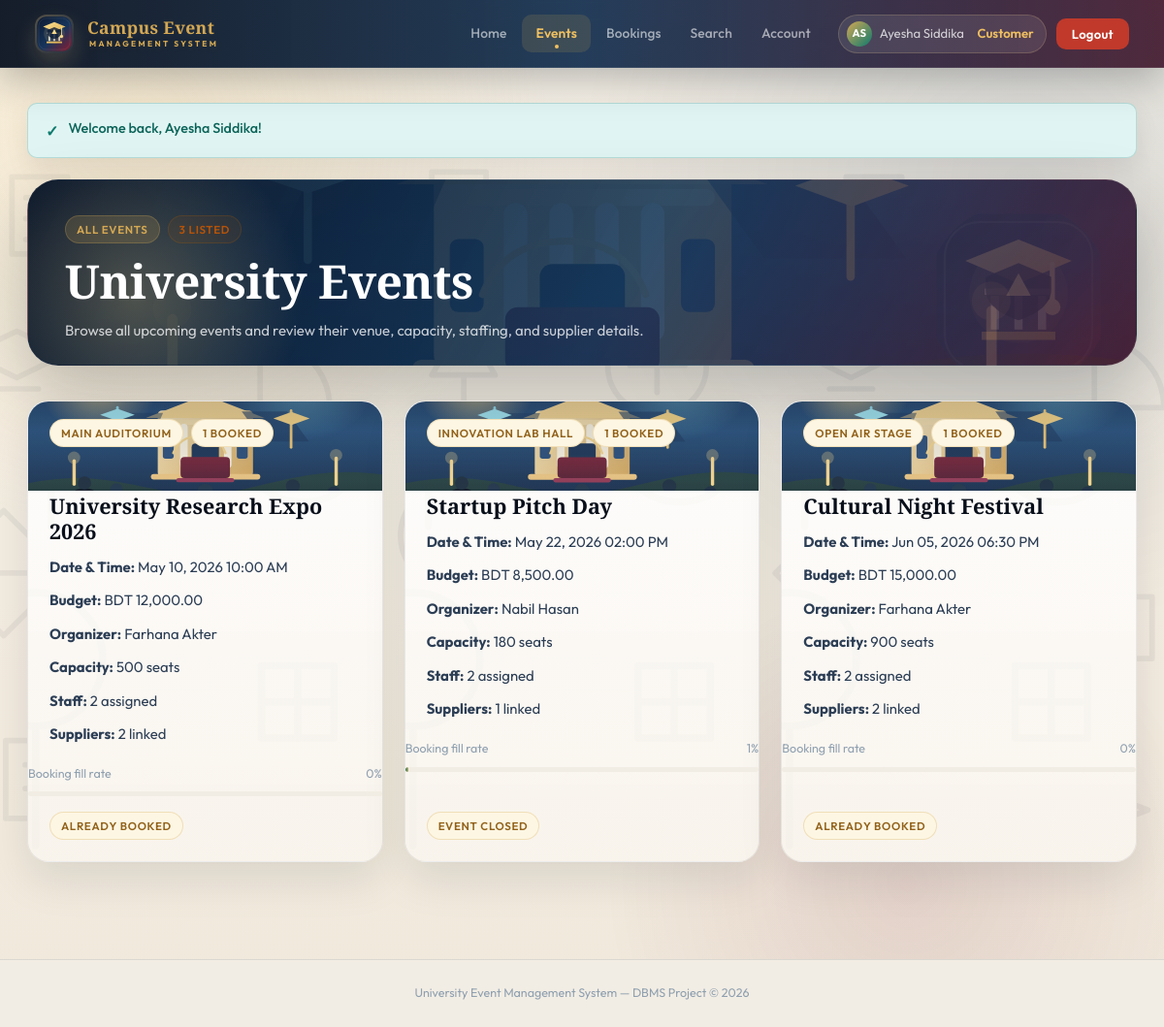
The page /view_events.php (signed in) on the database its author committed.
### tables this page shows
CREATE TABLE events (
    event_id INT AUTO_INCREMENT PRIMARY KEY,
    customer_id INT NOT NULL,
    venue_id INT NOT NULL,
    event_name VARCHAR(150) NOT NULL,
    event_time DATETIME NOT NULL,
    budget DECIMAL(12, 2) NOT NULL,
    CONSTRAINT fk_events_customer
        FOREIGN KEY (customer_id) REFERENCES customers(customer_id) ON DELETE CASCADE,
    CONSTRAINT fk_events_venue
        FOREIGN KEY (venue_id) REFERENCES venues(venue_id) ON DELETE RESTRICT
);

CREATE TABLE venues (
    venue_id INT AUTO_INCREMENT PRIMARY KEY,
    venue_name VARCHAR(120) NOT NULL,
    address VARCHAR(255) NOT NULL,
    capacity INT NOT NULL
);

CREATE TABLE customers (
    customer_id INT AUTO_INCREMENT PRIMARY KEY,
    name VARCHAR(100) NOT NULL,
    phone VARCHAR(20) NOT NULL,
    email VARCHAR(120) NOT NULL UNIQUE,
    password VARCHAR(255) NOT NULL CHECK (CHAR_LENGTH(password) >= 6),
    role ENUM('customer', 'organizer') NOT NULL DEFAULT 'customer'
);

### config.php (called while the page is built, shortened)
<?php
function app_full_name()
{
    return 'University Event Management System';
}
function h($value)
{
    return htmlspecialchars((string) $value, ENT_QUOTES, 'UTF-8');
}
function is_future_datetime($value)
{
    $timestamp = strtotime((string) $value);
    return $timestamp !== false && $timestamp > time();
}
function is_logged_in()
{
    return isset($_SESSION['customer_id']);
}
function current_customer_id()
{
    return isset($_SESSION['customer_id']) ? (int) $_SESSION['customer_id'] : 0;
}
function current_role()
{
    return $_SESSION['role'] ?? '';
}
function pull_flash_message()
{
    $flash = $_SESSION['flash_message'];
    return $flash;
}
function format_datetime($value)
{
    $timestamp = strtotime((string) $value);
    return date('M d, Y h:i A', $timestamp);
}
function format_currency($value)
{
    return 'BDT ' . number_format((float) $value, 2);
}

### view_events.php (the view, shortened to what this page needs)
<?php
require_once __DIR__ . '/partials.php';
$events = $conn->query('
    SELECT
        e.event_id,
        e.customer_id,
        e.event_name,
        e.event_time,
        e.budget,
        c.name AS organizer_name,
        v.venue_name,
        v.capacity,
        COUNT(DISTINCT b.booking_id)  AS booking_total,
        COUNT(DISTINCT es.staff_id)   AS staff_total,
        COUNT(DISTINCT ep.supplier_id) AS supplier_total
    FROM events e
    INNER JOIN customers c ON e.customer_id = c.customer_id
    INNER JOIN venues    v ON e.venue_id    = v.venue_id
    LEFT  JOIN bookings      b  ON e.event_id = b.event_id
    LEFT  JOIN event_staff   es ON e.event_id = es.event_id
    LEFT  JOIN event_suppliers ep ON e.event_id = ep.event_id
    GROUP BY
        e.event_id,
        e.customer_id,
        e.event_name,
        e.event_time,
        e.budget,
        c.name,
        v.venue_name,
        v.capacity
    ORDER BY e.event_time ASC
');
$bookedEventIds = [];
if (current_role() === 'customer') {
    $bookedStmt = $conn->prepare('SELECT event_id FROM bookings WHERE customer_id = ?');
    $cid = current_customer_id();
    $bookedStmt->bind_param('i', $cid);
    $bookedStmt->execute();
    $bookedResult = $bookedStmt->get_result();
    while ($row = $bookedResult->fetch_assoc()) {
        $bookedEventIds[] = (int) $row['event_id'];
    }
}
render_header('Events', 'view_events.php');
?>
<section class="hero">
    <div class="pill-row">
        <span class="badge">All Events</span>
        <span class="badge warning"><?php echo $events->num_rows; ?> Listed</span>
    </div>
    <h1>University Events</h1>
    <p>Browse all upcoming events and review their venue, capacity, staffing, and supplier details.</p>
</section>
<?php if ($events->num_rows > 0): ?>
<div class="event-grid">
    <?php while ($event = $events->fetch_assoc()):
        $pct = $event['capacity'] > 0
            ? min(100, round(($event['booking_total'] / $event['capacity']) * 100))
            : 0;
        $isPast = !is_future_datetime($event['event_time']);
        $isFull = (int) $event['booking_total'] >= (int) $event['capacity'];
    ?>
    <article class="event-card">
        <div class="pill-row">
            <span class="badge"><?php echo h($event['venue_name']); ?></span>
            <span class="badge success"><?php echo h((string)$event['booking_total']); ?> booked</span>
        </div>
        <h3><?php echo h($event['event_name']); ?></h3>
        <div class="meta">
            <div><strong>Date &amp; Time:</strong> <?php echo h(format_datetime($event['event_time'])); ?></div>
            <div><strong>Budget:</strong> <?php echo h(format_currency($event['budget'])); ?></div>
            <div><strong>Organizer:</strong> <?php echo h($event['organizer_name']); ?></div>
            <div><strong>Capacity:</strong> <?php echo h((string)$event['capacity']); ?> seats</div>
            <div><strong>Staff:</strong> <?php echo h((string)$event['staff_total']); ?> assigned</div>
            <div><strong>Suppliers:</strong> <?php echo h((string)$event['supplier_total']); ?> linked</div>
        </div>
        <div style="margin-bottom:16px;">
            <div style="display:flex;justify-content:space-between;font-size:0.78rem;color:var(--text-soft);margin-bottom:4px;">
                <span>Booking fill rate</span>
                <span><?php echo $pct; ?>%</span>
            </div>
            <div class="capacity-bar-track">
                <div class="capacity-bar-fill" style="width:<?php echo $pct; ?>%"></div>
            </div>
        </div>
        <div class="action-row">
            <?php if (current_role() === 'customer'): ?>
                <?php if (in_array((int)$event['event_id'], $bookedEventIds, true)): ?>
                    <span class="badge success">Already Booked</span>
                <?php elseif ($isPast): ?>
                    <span class="badge danger">Event Closed</span>
                <?php elseif ($isFull): ?>
                    <span class="badge warning">Event Full</span>
                <?php endif; ?>
            <?php endif; ?>
        </div>
    </article>
    <?php endwhile; ?>
</div>
<?php endif; ?>
<?php render_footer(); ?>

### partials.php (shortened to what this page needs)
<?php
require_once __DIR__ . '/config.php';
function nav_link_html($href, $label, $active)
{
    $activeClass = $active === $href ? 'active' : '';
    return '<a class="' . $activeClass . '" href="' . h($href) . '">' . h($label) . '</a>';
}
function render_header($title, $active = '')
{
    $flash    = pull_flash_message();
    $loggedIn = is_logged_in();
    $dashboardLink = $loggedIn ? 'index.php' : 'login.php';
    $pageName = $active !== '' ? pathinfo($active, PATHINFO_FILENAME) : 'generic';
    $bodyClass = 'app-page page-' . preg_replace('/[^a-z0-9]+/i', '-', strtolower($pageName));
    $initials = '';
    if ($loggedIn && isset($_SESSION['customer_name'])) {
        $parts = explode(' ', trim($_SESSION['customer_name']));
        $initials = strtoupper(substr($parts[0], 0, 1));
        if (isset($parts[1])) $initials .= strtoupper(substr($parts[1], 0, 1));
    }
    echo '<!DOCTYPE html>';
    echo '<html lang="en">';
    echo '<head>';
    echo '    <link rel="stylesheet" href="assets/style.css">';
    echo '</head>';
    echo '<body class="' . h($bodyClass) . '">';
    echo '    <header class="navbar">';
    echo '        <a class="brand" href="' . h($dashboardLink) . '">';
    echo '            <div class="brand-icon" aria-hidden="true"></div>';
    echo '            <span class="brand-lockup">';
    echo '                <span class="brand-title">Campus Event</span>';
    echo '                <span class="brand-subtitle">Management System</span>';
    echo '            </span>';
    echo '        </a>';
    echo '        <div class="nav-group">';
    if ($loggedIn) {
        echo '            <nav class="nav-links">';
        echo nav_link_html('index.php', 'Home', $active);
        echo nav_link_html('view_events.php', 'Events', $active);
        echo nav_link_html('bookings.php', 'Bookings', $active);
        echo nav_link_html('search.php', 'Search', $active);
        echo nav_link_html('account.php', 'Account', $active);
        echo '            </nav>';
        echo '            <div class="user-meta">';
        echo '                <div class="user-pill">';
        echo '                    <div class="user-avatar">' . h($initials) . '</div>';
        echo '                    ' . h($_SESSION['customer_name']) . ' &nbsp;<strong>' . h(ucfirst(current_role())) . '</strong>';
        echo '                </div>';
        echo '                <form method="POST" action="logout.php" class="inline-form">';
        echo '                    <button type="submit" class="btn btn-danger" style="padding:8px 16px;font-size:0.82rem;">Logout</button>';
        echo '                </form>';
        echo '            </div>';
    } else {
        echo '            <nav class="nav-links">';
        echo nav_link_html('login.php', 'Login', $active);
        echo '            </nav>';
    }
    echo '        </div>';
    echo '    </header>';
    echo '    <main class="page-shell">';
    if ($flash !== null) {
        echo '        <div class="flash flash-' . h($flash['type']) . '">' . h($flash['message']) . '</div>';
    }
}
function render_footer()
{
    echo '    </main>';
    echo '    <footer style="position:relative;z-index:1;text-align:center;padding:24px;font-size:0.78rem;color:var(--text-soft);border-top:1px solid var(--border);background:var(--parchment-2);">';
    echo '        ' . h(app_full_name()) . ' &mdash; DBMS Project &copy; ' . date('Y');
    echo '    </footer>';
    echo '</body>';
    echo '</html>';
}

### rows shown on the page
events: venue.venue_name "MAIN AUDITORIUM", booking_total "1", event_name "University Research Expo 2026", event_time "May 10, 2026 10:00 AM", budget "BDT 12,000.00", customer.name "Farhana Akter", venue.capacity "500", staff_total "2", supplier_total "2", pct "0", shows "ALREADY BOOKED"
events: venue.venue_name "INNOVATION LAB HALL", booking_total "1", event_name "Startup Pitch Day", event_time "May 22, 2026 02:00 PM", budget "BDT 8,500.00", customer.name "Nabil Hasan", venue.capacity "180", staff_total "2", supplier_total "1", pct "1", shows "EVENT CLOSED"
events: venue.venue_name "OPEN AIR STAGE", booking_total "1", event_name "Cultural Night Festival", event_time "Jun 05, 2026 06:30 PM", budget "BDT 15,000.00", customer.name "Farhana Akter", venue.capacity "900", staff_total "2", supplier_total "2", pct "0", shows "ALREADY BOOKED"

### other values the page prints
$label "Home Events Bookings Search Account"
$initials "AS"
$_SESSION['customer_name'] "Ayesha Siddika"
current_role() "Customer"
$flash['message'] "Welcome back, Ayesha Siddika!"
$events->num_rows "3"
app_full_name() "University Event Management System"
